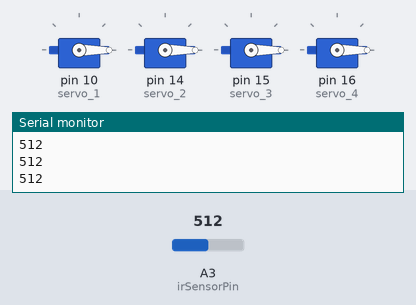
Bench run of a sketch on a simulated Arduino Uno, built with avr-gcc and run on an emulated ATmega328P. On the bench: 4 × servo, the last lines printed to the serial monitor. The inputs (shaded band) are chosen by the test bench; at power-on: A3 (irSensorPin) = 512.

Above: at 1.2 s.
1.3 s: A3 (irSensorPin) set to 190
2.8 s: A3 (irSensorPin) set to 168
At 3.0 s:
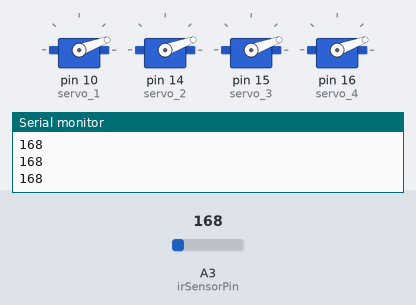
At 6.3 s:
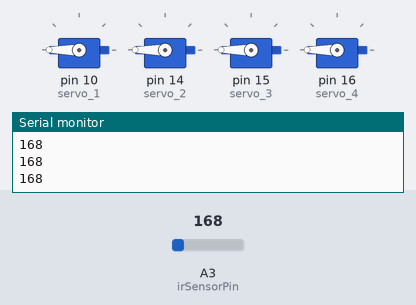
Timing chart, 0 to 7.8 s (numbered marks = the images above; inputs shaded):
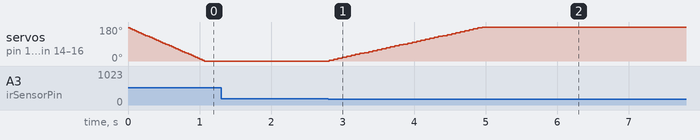

Measured:
- the behaviour switches between 176 and 175 on A3 (irSensorPin) (found by bisection; images 0 and 1)
- after the input at 2.8 s, servo on pin 10 (servo_1), servo on pin 14 (servo_2), servo on pin 15 (servo_3), servo on pin 16 (servo_4): moves from 0° to 180° over 2.1 s, starting at once

The sketch:

ir_motor_module_working_2.ino
```cpp
/******************************************************************************
 * F_RMlab @ Waterloo School of Architecture
 * Code for irSensor and servo motor module
 * Grow-Op
 ******************************************************************************/

#define S3 5 //MUX control pins
#define S2 4
#define S1 3
#define S0 2

//#define irLedPin PIND // IR Led on this pin
//#define irSensorPin 8 // IR sensor on this pin
#include <Servo.h> // servo motor on this pin

Servo servo_1;
Servo servo_2;
Servo servo_3;
Servo servo_4;
int led = 12;

// defined constants:
int halfPeriod = 13; //one period at 38.5khZ is aproximately 26 microseconds
int cycles = 38; //26 microseconds * 38 is more or less 1 millisecond

// defined initialization:
float pos = 180; // servo position
float init_inc = 5;
float inc = init_inc; // increment
int dir;

int irSensorPin = A3;

//******************************************************************************/

void setup()
{
  Serial.begin(9600);
  Serial.println("Program Starting");
  //pinMode(led, OUTPUT);
  servo_1.attach(10);

  pinMode(S3, OUTPUT); //set MUX to output
  pinMode(S2, OUTPUT);
  pinMode(S1, OUTPUT);
  pinMode(S0, OUTPUT);

  pinMode(14, OUTPUT); //set MUX M1 (14), M2 (15), M3 (16) to output
  pinMode(15, OUTPUT);
  pinMode(16, OUTPUT);

  digitalWrite(14, LOW); //set MUX M1 (14), M2 (15), M3 (16) to low
  digitalWrite(15, LOW);
  digitalWrite(16, LOW);

  digitalWrite(S3, HIGH);
  digitalWrite(S2, LOW);
  digitalWrite(S1, LOW);
  digitalWrite(S0, LOW);

  servo_2.attach(14);
  servo_3.attach(15);
  servo_4.attach(16);
}

void loop(){
  int ir = analogRead(irSensorPin);
  Serial.println(ir);//"IR: " + ir);
  set_direction(ir);

  //Serial.println(pos);//"POS: " + pos);
  //Serial.println(dir);//"DIR: " + dir);

  //delay(25);
}

  /*
  data definition:
  dir is int where:
  1 = arm goes to top; (- pos)
  2 = stay at top;
  3 = arm goes down; (+ pos)
  4 = stay at bottom
  */
```

motor_inc.ino
```cpp
// motor_inc: None -> None
// Effects: The function increments the servo motor position by iteration based on
// direction of arm

int motor_inc(int irSP)
{
  if(dir == 3){ // go to bottom
    pos += inc;
  }else if (dir == 1){ // go to top
    pos -= inc;
  }else{ // stay
     // do nothing
  }
  //servo_2.write(pos);
  servo_1.write(pos);
  servo_2.write(pos);
  servo_3.write(pos);
  servo_4.write(pos);
  delay(30);
  return analogRead(irSP);
}
```

set_direction.ino
```cpp
// set_direction
// code sets dir variable to 1 - 4 then
// motor_inc changes pos based on dir
// and returns ir variable
void set_direction(int ir){
  if(ir > 175){ //if sensor is active
    digitalWrite(led,HIGH);//trigger led 13
    while(pos > 0){ //go to 0 = top
      dir = 1;
      ir = motor_inc(irSensorPin);
    }
    dir = 2;//stay at top = 0
    ir = motor_inc(irSensorPin);
    inc = init_inc;
  }else{
    digitalWrite(led,LOW);//trigger led 13
    if(pos < 180){ // go to 180 = bottom
      dir = 3;
      ir = motor_inc(irSensorPin);
    }
    dir = 4;//stay at bottom = 180
    ir = motor_inc(irSensorPin);
    inc = init_inc;
  }
}
```
